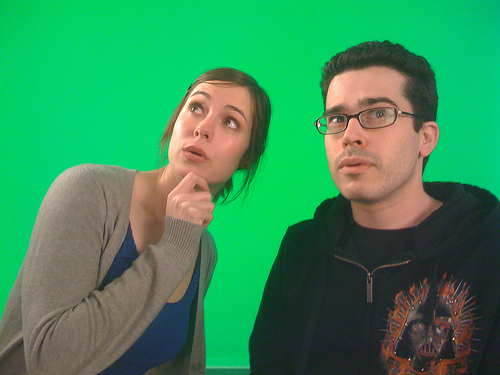
#> input picture assignment1/material/greenscreen.jpg, 500 x 375 px
$ python qst1.py
#> lines starting #> are read from the running program, lines starting #| are printed output that depends on the picture; after the words box and inside, x2 and y2 are one past the last pixel; in counts of white or black regions, pixels touching at a corner belong together
import numpy as np
from PIL import Image

image_path = 'material/greenscreen.jpg'
image = Image.open(image_path)
#> image is the input picture: PIL image 500x375 RGB; mean R, G, B 56.1, 140.7, 88.5
img_array = np.array(image)

image = image.convert('RGB')

r, g, b = img_array[:,:,0], img_array[:,:,1], img_array[:,:,2]
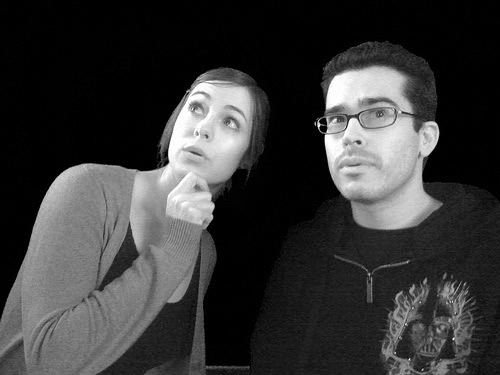
#> r: shape (375, 500); min 0, max 255, mean 56.1
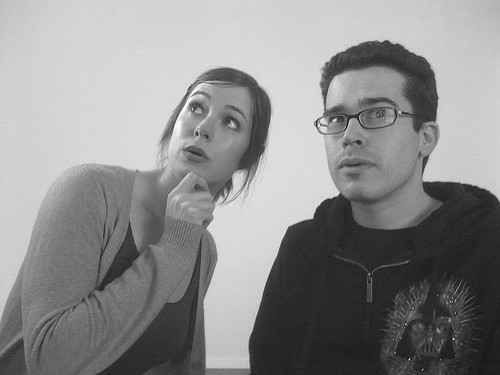
#> g: shape (375, 500); min 3, max 255, mean 140.7
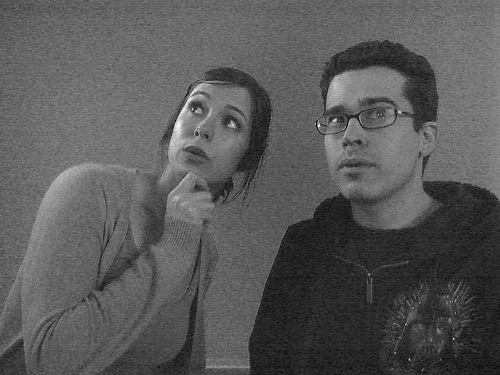
#> b: shape (375, 500); min 0, max 255, mean 88.5

mask = (g >= 160) & (g <= 255)
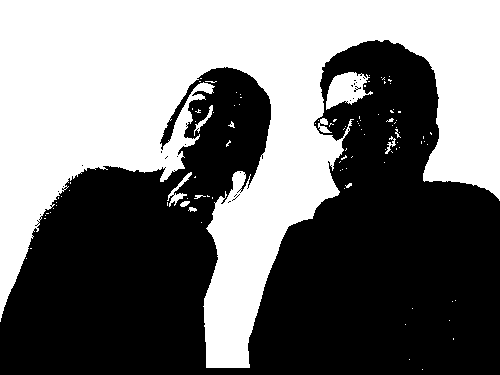
#> mask: shape (375, 500) bool; 45.7% white; 103 white regions (91 under 20 px), largest, box (x1, y1, x2, y2) and area: (0, 0, 500, 368) 83763, (326, 72, 373, 110) 1032, (167, 172, 192, 207) 213

mask = mask & (g > r) & (g > b)
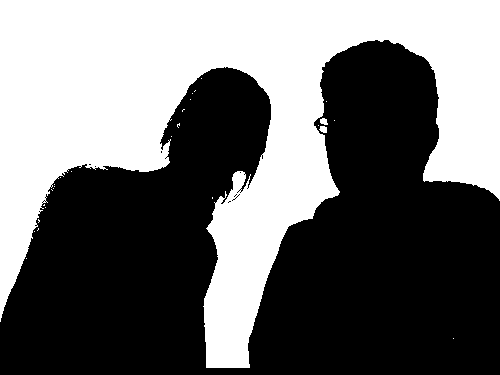
#> mask: shape (375, 500) bool; 43.5% white; 27 white regions (24 under 20 px), largest, box (x1, y1, x2, y2) and area: (0, 0, 500, 368) 81374, (319, 126, 327, 133) 44, (320, 118, 328, 125) 42

inverted_mask = ~mask

output = np.zeros_like(img_array)
output[inverted_mask] = img_array[inverted_mask]
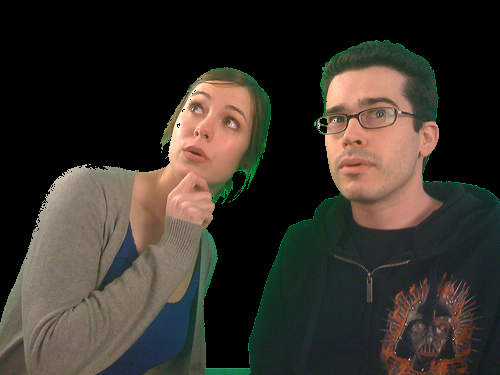
#> output: shape (375, 500, 3); mean R, G, B 55.2, 49.7, 42.8

result = Image.fromarray(output)
result.save('output.png')

$ run again, with assignment1/material/jean_weight.jpeg copied over assignment1/material/greenscreen.jpg
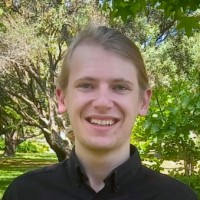
#> input picture assignment1/material/jean_weight.jpeg, 200 x 200 px
#> image is the input picture: PIL image 200x200 RGB; mean R, G, B 120.1, 117.9, 80.1
#> `mask = (g >= 160) & (g <= 255)`:
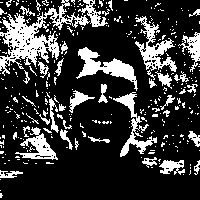
#> mask: shape (200, 200) bool; 22.1% white; 343 white regions (300 under 20 px), largest, box (x1, y1, x2, y2) and area: (0, 0, 90, 76) 2079, (76, 47, 138, 91) 901, (135, 16, 177, 72) 817
#> inverted_mask: shape (200, 200) bool; 90.6% white; 224 black regions (200 under 20 px), largest, box (x1, y1, x2, y2) and area: (135, 38, 177, 72) 565, (15, 133, 58, 160) 435, (178, 32, 200, 72) 329
#> `output[inverted_mask] = img_array[inverted_mask]`:
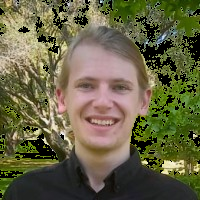
#> output: shape (200, 200, 3); mean R, G, B 103.5, 99.9, 69.1
